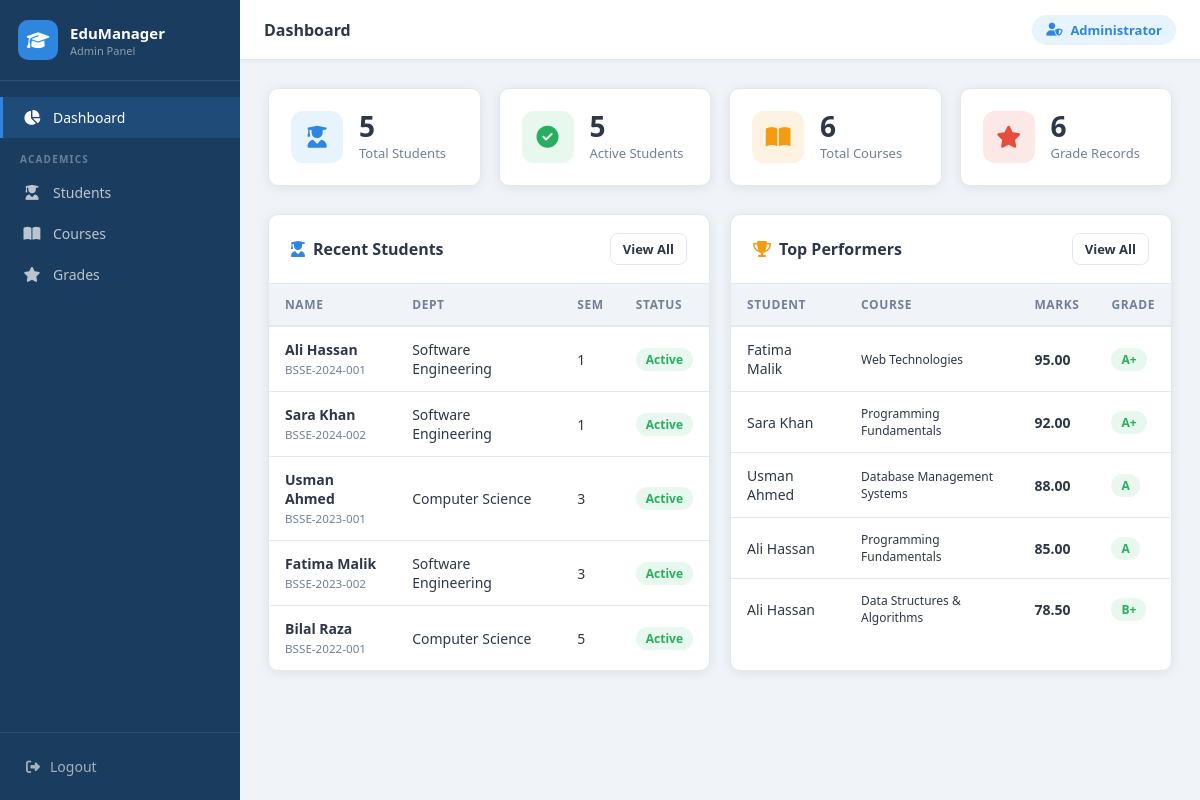
/index.php (signed in), run on the app's committed database.
### tables this page shows
CREATE TABLE IF NOT EXISTS students (
    id           INT AUTO_INCREMENT PRIMARY KEY,
    student_id   VARCHAR(20)  NOT NULL UNIQUE,
    full_name    VARCHAR(100) NOT NULL,
    email        VARCHAR(100) NOT NULL UNIQUE,
    phone        VARCHAR(20),
    department   VARCHAR(100),
    semester     INT DEFAULT 1,
    status       ENUM('Active','Inactive','Graduated') DEFAULT 'Active',
    enrolled_at  DATE,
    created_at   TIMESTAMP DEFAULT CURRENT_TIMESTAMP
);

CREATE TABLE IF NOT EXISTS grades (
    id           INT AUTO_INCREMENT PRIMARY KEY,
    student_id   INT NOT NULL,
    course_id    INT NOT NULL,
    marks        DECIMAL(5,2),
    grade        VARCHAR(5),
    semester     INT,
    academic_year VARCHAR(10),
    created_at   TIMESTAMP DEFAULT CURRENT_TIMESTAMP,
    FOREIGN KEY (student_id) REFERENCES students(id) ON DELETE CASCADE,
    FOREIGN KEY (course_id)  REFERENCES courses(id)  ON DELETE CASCADE,
    UNIQUE KEY unique_grade (student_id, course_id, semester)
);

CREATE TABLE IF NOT EXISTS courses (
    id           INT AUTO_INCREMENT PRIMARY KEY,
    course_code  VARCHAR(20)  NOT NULL UNIQUE,
    course_name  VARCHAR(150) NOT NULL,
    credit_hours INT DEFAULT 3,
    department   VARCHAR(100),
    instructor   VARCHAR(100),
    semester     INT,
    created_at   TIMESTAMP DEFAULT CURRENT_TIMESTAMP
);

### index.php (the view, shortened to what this page needs)
<?php
$db = getDB();
$totalStudents  = $db->query("SELECT COUNT(*) AS c FROM students")->fetch_assoc()['c'];
$activeStudents = $db->query("SELECT COUNT(*) AS c FROM students WHERE status='Active'")->fetch_assoc()['c'];
$totalCourses   = $db->query("SELECT COUNT(*) AS c FROM courses")->fetch_assoc()['c'];
$totalGrades    = $db->query("SELECT COUNT(*) AS c FROM grades")->fetch_assoc()['c'];
$recentStudents = $db->query(
    "SELECT student_id, full_name, department, semester, status, enrolled_at
     FROM students ORDER BY created_at DESC LIMIT 5"
);
$topGrades = $db->query(
    "SELECT s.full_name, c.course_name, g.marks, g.grade
     FROM grades g
     JOIN students s ON g.student_id = s.id
     JOIN courses c  ON g.course_id  = c.id
     ORDER BY g.marks DESC LIMIT 5"
);
$pageTitle  = 'Dashboard';
$activePage = 'dashboard';
include 'includes/header.php';
?>
<div class="stats-grid">
    <div class="stat-card">
        <div class="stat-icon blue"><i class="fas fa-user-graduate"></i></div>
        <div class="stat-info">
            <div class="value"><?= $totalStudents ?></div>
            <div class="label">Total Students</div>
        </div>
    </div>
    <div class="stat-card">
        <div class="stat-icon green"><i class="fas fa-check-circle"></i></div>
        <div class="stat-info">
            <div class="value"><?= $activeStudents ?></div>
            <div class="label">Active Students</div>
        </div>
    </div>
    <div class="stat-card">
        <div class="stat-icon orange"><i class="fas fa-book-open"></i></div>
        <div class="stat-info">
            <div class="value"><?= $totalCourses ?></div>
            <div class="label">Total Courses</div>
        </div>
    </div>
    <div class="stat-card">
        <div class="stat-icon red"><i class="fas fa-star"></i></div>
        <div class="stat-info">
            <div class="value"><?= $totalGrades ?></div>
            <div class="label">Grade Records</div>
        </div>
    </div>
</div>
<div style="display:grid; grid-template-columns:1fr 1fr; gap:20px; flex-wrap:wrap;">
    <div class="card" style="min-width:0;">
        <div class="card-header">
            <h2><i class="fas fa-user-graduate" style="color:var(--accent);margin-right:8px;"></i>Recent Students</h2>
            <a href="students/index.php" class="btn btn-outline btn-sm">View All</a>
        </div>
        <div class="table-responsive">
            <table>
                <thead>
                    <tr>
                        <th>Name</th>
                        <th>Dept</th>
                        <th>Sem</th>
                        <th>Status</th>
                    </tr>
                </thead>
                <tbody>
                    <?php while($row = $recentStudents->fetch_assoc()): ?>
                    <tr>
                        <td><strong><?= htmlspecialchars($row['full_name']) ?></strong><br>
                            <small style="color:var(--text-muted);"><?= htmlspecialchars($row['student_id']) ?></small>
                        </td>
                        <td><?= htmlspecialchars($row['department']) ?></td>
                        <td><?= $row['semester'] ?></td>
                        <td>
                            <?php
                            $s = $row['status'];
                            $c = $s==='Active'?'success':($s==='Graduated'?'info':'warning');
                            ?>
                            <span class="badge badge-<?=$c?>"><?=$s?></span>
                        </td>
                    </tr>
                    <?php endwhile; ?>
                </tbody>
            </table>
        </div>
    </div>
    <div class="card" style="min-width:0;">
        <div class="card-header">
            <h2><i class="fas fa-trophy" style="color:var(--warning);margin-right:8px;"></i>Top Performers</h2>
            <a href="grades/index.php" class="btn btn-outline btn-sm">View All</a>
        </div>
        <div class="table-responsive">
            <table>
                <thead>
                    <tr>
                        <th>Student</th>
                        <th>Course</th>
                        <th>Marks</th>
                        <th>Grade</th>
                    </tr>
                </thead>
                <tbody>
                    <?php while($row = $topGrades->fetch_assoc()): ?>
                    <tr>
                        <td><?= htmlspecialchars($row['full_name']) ?></td>
                        <td style="font-size:12px;"><?= htmlspecialchars($row['course_name']) ?></td>
                        <td><strong><?= $row['marks'] ?></strong></td>
                        <td><span class="badge badge-success"><?= $row['grade'] ?></span></td>
                    </tr>
                    <?php endwhile; ?>
                </tbody>
            </table>
        </div>
    </div>
</div>
<?php include 'includes/footer.php'; ?>

### includes/header.php (shortened to what this page needs)
<!DOCTYPE html>
<html lang="en">
<head>
    <link rel="stylesheet" href="<?= BASE_URL ?>css/style.css">
    <link rel="stylesheet" href="https://cdnjs.cloudflare.com/ajax/libs/font-awesome/6.4.0/css/all.min.css">
</head>
<body>
<div class="sidebar" id="sidebar">
    <div class="sidebar-header">
        <div class="logo-icon"><i class="fas fa-graduation-cap"></i></div>
        <div class="logo-text">
            <span class="logo-title">EduManager</span>
            <span class="logo-sub">Admin Panel</span>
        </div>
    </div>
    <nav class="sidebar-nav">
        <a href="<?= BASE_URL ?>index.php"
           class="nav-item <?= ($activePage === 'dashboard') ? 'active' : '' ?>">
            <i class="fas fa-chart-pie"></i><span>Dashboard</span>
        </a>
        <div class="nav-section-label">ACADEMICS</div>
        <a href="<?= BASE_URL ?>students/index.php"
           class="nav-item <?= ($activePage === 'students') ? 'active' : '' ?>">
            <i class="fas fa-user-graduate"></i><span>Students</span>
        </a>
        <a href="<?= BASE_URL ?>courses/index.php"
           class="nav-item <?= ($activePage === 'courses') ? 'active' : '' ?>">
            <i class="fas fa-book-open"></i><span>Courses</span>
        </a>
        <a href="<?= BASE_URL ?>grades/index.php"
           class="nav-item <?= ($activePage === 'grades') ? 'active' : '' ?>">
            <i class="fas fa-star"></i><span>Grades</span>
        </a>
    </nav>
    <div class="sidebar-footer">
        <a href="<?= BASE_URL ?>auth/logout.php" class="logout-btn">
            <i class="fas fa-sign-out-alt"></i><span>Logout</span>
        </a>
    </div>
</div>
<div class="main-wrapper">
    <header class="topbar">
        <div class="topbar-title"><?= $pageTitle ?? 'Dashboard' ?></div>
        <div class="topbar-right">
            <div class="admin-badge">
                <i class="fas fa-user-shield"></i>
                <span><?= htmlspecialchars($_SESSION['admin_name'] ?? 'Admin') ?></span>
            </div>
        </div>
    </header>
    <main class="content">

### includes/footer.php (shortened to what this page needs)
    </main>
</div>
</body>
</html>

### data on the page
students: full_name "Ali Hassan", student "BSSE-2024-001", department "Software Engineering", semester "1", status "Active"
students: full_name "Sara Khan", student "BSSE-2024-002", department "Software Engineering", semester "1", status "Active"
students: full_name "Usman Ahmed", student "BSSE-2023-001", department "Computer Science", semester "3", status "Active"
students: full_name "Fatima Malik", student "BSSE-2023-002", department "Software Engineering", semester "3", status "Active"
students: full_name "Bilal Raza", student "BSSE-2022-001", department "Computer Science", semester "5", status "Active"
grades: student.full_name "Fatima Malik", course.course_name "Web Technologies", marks "95.00", grade "A+"
grades: student.full_name "Sara Khan", course.course_name "Programming Fundamentals", marks "92.00", grade "A+"
grades: student.full_name "Usman Ahmed", course.course_name "Database Management Systems", marks "88.00", grade "A"
grades: student.full_name "Ali Hassan", course.course_name "Programming Fundamentals", marks "85.00", grade "A"
grades: student.full_name "Ali Hassan", course.course_name "Data Structures & Algorithms", marks "78.50", grade "B+"

### other printed values
$pageTitle "Dashboard"
$_SESSION['admin_name'] "Administrator"
$totalStudents "5"
$activeStudents "5"
$totalCourses "6"
$totalGrades "6"
